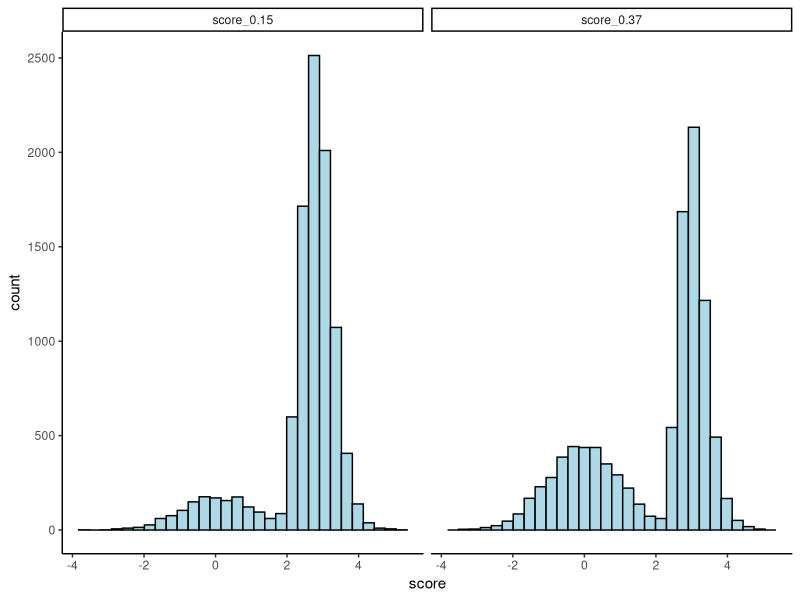

Generate this figure with R: (Note: a time limit stopped this script after it produced the figure.)
## ---- chunk 1
knitr::opts_chunk$set(echo = TRUE)
## ---- chunk 2
library(tidyverse)

# set seed
seed_value <- 19710822
set.seed(seed_value)
## ---- chunk 3
phase2_spouse_idx <- function(use_rejection=False,
                              phase1_size,
                              score,
                              cutoff_score) {
  population <- length(score)
  if(use_rejection == TRUE) { 
    # question 3 inversely proportional rejection rate 
    
    # default last in population
    spouse_index <- population
    
    # get indices of all people who pass cutoff
    candidate_spouse_index <- phase1_size +
      which(score[(phase1_size+1):population] > cutoff_score)
    
    # get scores of all people who pass cutoff
    candidate_scores <- score[candidate_spouse_index]
    
    # guard against no candidates with scores > cutoff
    if(length(candidate_scores) > 0){
      # for each candidate, compute rejection rate,
      # and run a Bernoulli trial for reject or accept
      for(idx in length(candidate_scores)){
        candidate_score <- candidate_scores[idx]
        
        # the rejection probability is inversely proportion to like
        rejection_prob <- 1/candidate_score
        # `rbernoulli` gives FALSE when probability negative
        if(rejection_prob > 0){
          reject_or_accept <- !rbernoulli(n = 1, p = rejection_prob)
        } else {
          reject_or_accept <- FALSE
        }
        
        # upon first accept, break out of the loop
        if(reject_or_accept == 1){
          spouse_index <- idx
          break()
        }
      }
    }
    
  } else {
    # now select as your life partner the next date with a better score
    spouse_index <- phase1_size +
      which(score[(phase1_size+1):population] > cutoff_score)[1]
    if (is.na(spouse_index)) {
      spouse_index <- population
    }
  }
  
  return(spouse_index)
}

simulate_dating_2 <- function(population = 1000,
                              phase1_fraction = 1 / exp(1),
                              num_iterations = 1, 
                              distribution = data.frame(name="rnorm", sd=1),
                              use_rejection = FALSE) {
  spouse_scores <- numeric(length = num_iterations)
  phase1_size <- round(population * phase1_fraction)
  
  for (case_idx in 1:num_iterations) {
    # DATA GENERATION
    if(!distribution$name %in% c("rnorm", "runif")){
      stop("Error: Unspecified distribution `r distribution`")
    }
    # add options for sampling
    if(distribution$name == "rnorm"){
      stdev = distribution$sd
      score <- rnorm(population, sd = stdev)
    } else if(distribution$name == "runif"){
      score <- runif(population)
    } 
    
    # PHASE 1
    cutoff_score <- max(score[1:phase1_size])
    
    # PHASE 2
    spouse_index <- phase2_spouse_idx(use_rejection,
                                      phase1_size,
                                      score,
                                      cutoff_score)
    spouse_scores[case_idx] <- score[spouse_index]
  }
  
  return(spouse_scores)
}


score_and_plot_figure <- function(scores){
  scores_df <- as.data.frame(scores) 
  colnames(scores_df) <- c("score_0.15", "score_0.37")
  
  scores_df_long <- scores_df %>% 
    pivot_longer(cols = everything(), names_to = "phase1_fractions", values_to = "score")
  
  scores_histogram <- scores_df_long %>% 
    ggplot(aes(x = score)) + 
    geom_histogram(colour = "black", fill = "lightblue") + 
    theme_classic() + 
    facet_wrap(~phase1_fractions)
  
  return(scores_histogram)
}

## ---- chunk 4
# Test fractions
phase1_fractions <- c(0.15, 0.37) #seq(0.05, 0.95, 0.02)
scores <- list() # list to save scores 
for (idx in 1:length(phase1_fractions)) {
  scores[[idx]] <- simulate_dating_2(population = 1000,
                                     phase1_fraction = phase1_fractions[idx],
                                     num_iterations = 10000)
}


q1_plot <- score_and_plot_figure(scores)
q1_plot
## ---- chunk 5
# Test fractions
phase1_fractions <- seq(0.05, 0.95, 0.02)
stdev_fractions <- seq(1, 51, 5)

q2_sd_experiment <- list()
q2_scores <- list() # list to save scores 
for(sd_idx in 1:length(stdev_fractions)){
  for (idx in 1:length(phase1_fractions)) {
    
    iteration_mean <- mean(simulate_dating_2(population = 1000,
                                             phase1_fraction = phase1_fractions[idx],
                                             num_iterations = 10000, 
                                             distribution = data.frame(name="rnorm", sd=stdev_fractions[sd_idx])))
    
    q2_scores[[idx]] <- data.frame(mean = iteration_mean, phase1_fractions = phase1_fractions[idx], sd = stdev_fractions[sd_idx])
  }
  
  q2_scores_df <- bind_rows(q2_scores)
  q2_sd_experiment[[sd_idx]] <- q2_scores_df
}

multi_sd_df <- bind_rows(q2_sd_experiment)

max_scores_by_sd <- multi_sd_df %>% 
  group_by(sd) %>% 
  slice_max(mean)

q2_score_plot <- multi_sd_df %>% 
  ggplot(aes(x = phase1_fractions, y = mean, fill = factor(sd))) + 
  geom_point(colour = "black", shape = 21, size = 4) + 
  theme_classic() + 
  theme(axis.text.x = element_text(angle = 90), 
        plot.title = element_text(hjust = 0.5, size = 15)) + 
  geom_vline(aes(xintercept = phase1_fractions), data=max_scores_by_sd, colour = "red", linetype = "dashed") +
  labs(x = "Phase 1 Fractions", 
       y = "Score") + 
  scale_x_continuous(n.breaks = 5) + 
  facet_wrap(.~factor(sd), scales = "free")

q2_score_plot
max_scores_by_sd

## ---- chunk 6

q3_scores <- list()
for (idx in 1:length(phase1_fractions)) {
  iteration_mean <- mean(simulate_dating_2(population = 1000,
                                           phase1_fraction = phase1_fractions[idx],
                                           num_iterations = 10000, 
                                           distribution = data.frame(name="rnorm", sd=1), 
                                           use_rejection = TRUE))
  
  q3_scores[[idx]] <- data.frame(mean = iteration_mean, phase1_fractions = phase1_fractions[idx])
}

q3_df <- bind_rows(q3_scores)

q3_df %>% ggplot(aes(x = phase1_fractions, y = mean)) + 
  geom_point(colour = "black", fill = "lightblue", size = 4, shape = 21) +
  labs(x = "Phase 1 Fractions", 
       y = "Score") + 
  ylim(-2, 2) + 
  theme_classic()
